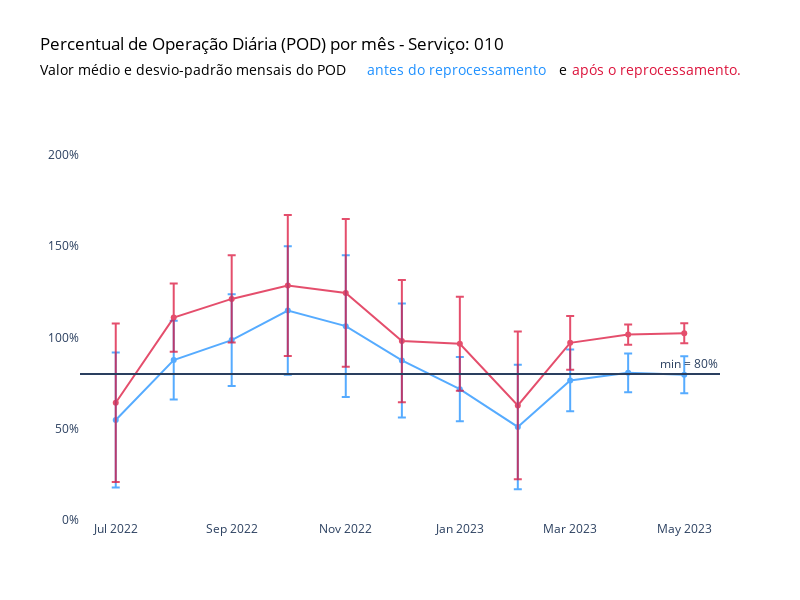

Notebook cell for this chart:
### Code cell
# Criar o gráfico de linha
fig = go.Figure()

# Adicionar a linha com pontos e desvio padrão para pod_pre_reprocessamento
fig.add_trace(go.Scatter(x=media_pre.index, y=media_pre.values,
                    mode='lines+markers',
                    name='Antes do Reprocessamento',
                    marker=dict(color='dodgerblue'),
                    opacity=0.75,
                    error_y=dict(type='data', array=std_pre, visible=True, color='dodgerblue')  # Corrigindo a cor aqui
))

# Adicionar a linha com pontos e desvio padrão para pod_pos_reprocessamento
fig.add_trace(go.Scatter(x=media_pos.index, y=media_pos.values,
                    mode='lines+markers',
                    name='Após Reprocessamento',
                    marker=dict(color='crimson'),
                    opacity=0.75,
                    error_y=dict(type='data', array=std_pos, visible=True, color='crimson')  # Corrigindo a cor aqui
))

# Configurar layout e outros parâmetros do gráfico
fig.update_layout(
    title=dict(text="Percentual de Operação Diária (POD) por mês - Serviço: 010", font=dict(color='black')),
    showlegend=False,
    yaxis_range=[0, 230],
    yaxis_ticksuffix="%",
    width=800,
    height=600,
    plot_bgcolor='white',
    xaxis=dict(showgrid=False, zeroline=False),
    yaxis=dict(showgrid=False, zeroline=False),
    # Adicionando anotações para o subtítulo com cores específicas
    annotations=[
        dict(
            x=-0.065,
            y=1.10,
            xref='paper',
            yref='paper',
            xanchor='left',
            text='Valor médio e desvio-padrão mensais do POD',
            showarrow=False,
            font=dict(color='black', size=14)  # Aplicando a cor do título
        ),
        dict(
            x=0.445,
            y=1.10,
            xref='paper',
            yref='paper',
            xanchor='left',
            text='antes do reprocessamento',
            showarrow=False,
            font=dict(color='dodgerblue', size=14)
        ),
        dict(
            x=0.745,
            y=1.10,
            xref='paper',
            yref='paper',
            xanchor='left',
            text='e',
            showarrow=False,
            font=dict(color='black', size=14)  # Aplicando a cor do título
        ),
        dict(
            x=0.765,
            y=1.10,
            xref='paper',
            yref='paper',
            xanchor='left',
            text='após o reprocessamento.',
            showarrow=False,
            font=dict(color='crimson', size=14)
        )
    ]
)

# Adicionar linha horizontal para indicar o mínimo de 80%
fig.add_hline(y=80, annotation_text="min = 80%")

fig.show()

### Figure 1 — Plotly figure (JSON) as saved in the notebook; plotly's stock layout.template omitted (floating-point values rounded to 4 significant figures)
{"data": [{"error_y": {"array": [36.98, 21.59, 25.09, 35.23, 38.76, 31.24, 17.6, 34.09, 16.86, 10.59, 10.07], "color": "dodgerblue", "type": "data", "visible": true}, "marker": {"color": "dodgerblue"}, "mode": "lines+markers", "name": "Antes do Reprocessamento", "opacity": 0.75, "type": "scatter", "x": ["2022-07", "2022-08", "2022-09", "2022-10", "2022-11", "2022-12", "2023-01", "2023-02", "2023-03", "2023-04", "2023-05"], "y": [54.77, 87.55, 98.5, 114.7, 106.2, 87.37, 71.66, 50.98, 76.46, 80.58, 79.55]}, {"error_y": {"array": [43.41, 18.67, 23.87, 38.62, 40.48, 33.43, 25.71, 40.47, 14.77, 5.557, 5.486], "color": "crimson", "type": "data", "visible": true}, "marker": {"color": "crimson"}, "mode": "lines+markers", "name": "Após Reprocessamento", "opacity": 0.75, "type": "scatter", "x": ["2022-07", "2022-08", "2022-09", "2022-10", "2022-11", "2022-12", "2023-01", "2023-02", "2023-03", "2023-04", "2023-05"], "y": [64.23, 110.8, 121.1, 128.4, 124.4, 97.97, 96.48, 62.75, 97, 101.6, 102.3]}], "layout": {"annotations": [{"font": {"color": "black", "size": 14}, "showarrow": false, "text": "Valor médio e desvio-padrão mensais do POD", "x": -0.065, "xanchor": "left", "xref": "paper", "y": 1.1, "yref": "paper"}, {"font": {"color": "dodgerblue", "size": 14}, "showarrow": false, "text": "antes do reprocessamento", "x": 0.445, "xanchor": "left", "xref": "paper", "y": 1.1, "yref": "paper"}, {"font": {"color": "black", "size": 14}, "showarrow": false, "text": "e", "x": 0.745, "xanchor": "left", "xref": "paper", "y": 1.1, "yref": "paper"}, {"font": {"color": "crimson", "size": 14}, "showarrow": false, "text": "após o reprocessamento.", "x": 0.765, "xanchor": "left", "xref": "paper", "y": 1.1, "yref": "paper"}, {"showarrow": false, "text": "min = 80%", "x": 1, "xanchor": "right", "xref": "x domain", "y": 80, "yanchor": "bottom", "yref": "y"}], "height": 600, "plot_bgcolor": "white", "shapes": [{"type": "line", "x0": 0, "x1": 1, "xref": "x domain", "y0": 80, "y1": 80, "yref": "y"}], "showlegend": false, "title": {"font": {"color": "black"}, "text": "Percentual de Operação Diária (POD) por mês - Serviço: 010"}, "width": 800, "xaxis": {"showgrid": false, "zeroline": false}, "yaxis": {"range": [0, 230], "showgrid": false, "ticksuffix": "%", "zeroline": false}}}
